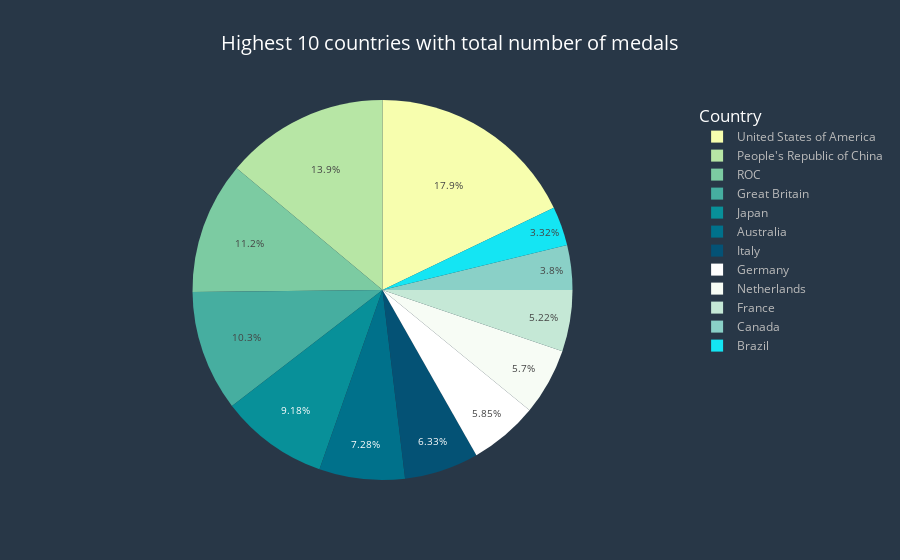

The code cell stored with this chart in its notebook:
### Code cell
fig=px.pie(total,names="Team/NOC",values="Total",title="Highest 10 countries with total number of medals",
            color_discrete_sequence=px.colors.sequential.Bluyl
      )
fig.update_layout(
title_font_color="#fff",paper_bgcolor="#283747",title_font_size=20,title_x=.5,font_color="#bbb",
    plot_bgcolor="#D0D3D4",legend_title_font_size=17,legend_title_font_color="#fff",
    legend_title_text="Country")
fig.update_yaxes(showgrid=False,visible=False,title="percent of commencts")
fig.update_xaxes(tickfont_size=9)
fig.update_traces(textfont_size=10)
fig.show()

### Figure 1 — Plotly figure (JSON) as saved in the notebook; plotly's stock layout.template omitted (floating-point values rounded to 4 significant figures)
{"data": [{"domain": {"x": [0.0, 1.0], "y": [0.0, 1.0]}, "hovertemplate": "Team/NOC=%{label}<br>Total=%{value}<extra></extra>", "labels": ["United States of America", "People's Republic of China", "ROC", "Great Britain", "Japan", "Australia", "Italy", "Germany", "Netherlands", "France", "Canada", "Brazil"], "legendgroup": "", "name": "", "showlegend": true, "textfont": {"size": 10}, "type": "pie", "values": [113, 88, 71, 65, 58, 46, 40, 37, 36, 33, 24, 21]}], "layout": {"font": {"color": "#bbb"}, "legend": {"title": {"font": {"color": "#fff", "size": 17}, "text": "Country"}, "tracegroupgap": 0}, "paper_bgcolor": "#283747", "piecolorway": ["rgb(247, 254, 174)", "rgb(183, 230, 165)", "rgb(124, 203, 162)", "rgb(70, 174, 160)", "rgb(8, 144, 153)", "rgb(0, 113, 139)", "rgb(4, 82, 117)"], "plot_bgcolor": "#D0D3D4", "title": {"font": {"color": "#fff", "size": 20}, "text": "Highest 10 countries with total number of medals", "x": 0.5}, "xaxis": {"tickfont": {"size": 9}}, "yaxis": {"showgrid": false, "title": {"text": "percent of commencts"}, "visible": false}}}
